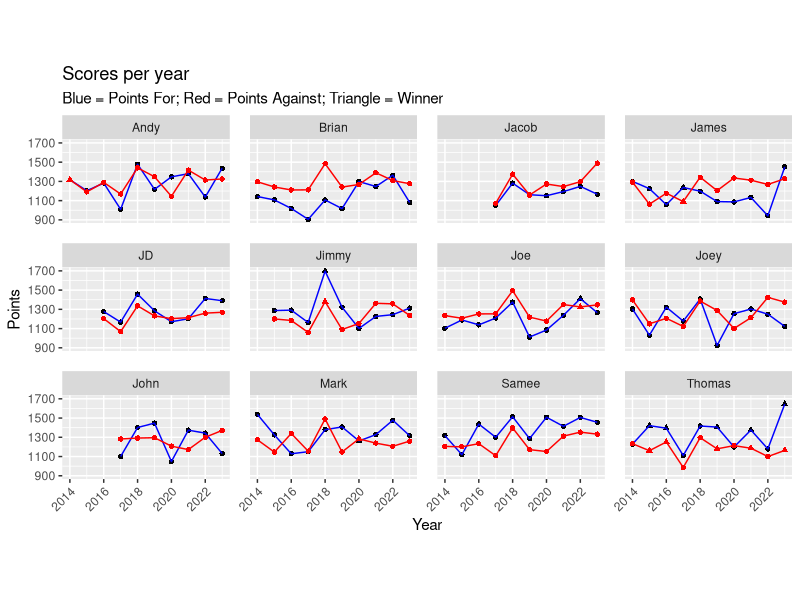

This figure's R source:
## ---- chunk 1

library(tidyverse)
library(readr)

## ---- chunk 2


teams_info_2023_thru_2014_updated <- read_csv("teams_info_2023_thru_2014_updated_csv.csv", 
  col_types = cols(
    `Team ID` = col_double(),               
    `Owner First Name` = col_character(),   
    `Is League Creator` = col_character(),  
    `Playoff Seed` = col_double(),          
    `Final Rank` = col_double(),            
    `Wins` = col_double(),                  
    `Losses` = col_double(),                
    `Ties` = col_double(),                  
    `Points For` = col_double(),            
    `Points Against` = col_double(),        
    `Year` = col_double()                   
  )
)

## ---- chunk 3
teams_info_2023_thru_2014_updated <- teams_info_2023_thru_2014_updated %>%
  mutate(first_name_lower = ifelse(`Owner First Name` == "JD" , toupper(`Owner First Name`),
                                   ifelse(`Team ID` == 9, "Jimmy",  str_to_title(`Owner First Name`))))


## ---- chunk 4
teams_info_2023_thru_2014_updated %>%
  group_by(`first_name_lower`) %>%
  summarise(avg_points_against = mean(`Points Against`), avg_points_for = mean(`Points For`)) %>%
  arrange(desc(avg_points_for))
## ---- chunk 5

teams_info_2023_thru_2014_updated <- 
  teams_info_2023_thru_2014_updated %>%
  mutate(winner_y_n = ifelse(`Final Rank` == 1, "yes", "no"))


## ---- chunk 6

scores_over_time_final <- teams_info_2023_thru_2014_updated %>%
  filter(first_name_lower != "Claude") %>% #removed single season player
  ggplot() +
  geom_point(aes(y = `Points For`, x = Year, shape = winner_y_n)) +
  geom_line(aes(y = `Points For`, x = Year), color = "blue") +
  geom_point(aes(y = `Points Against`, x = Year, shape = winner_y_n), color = "red") +
  geom_line(aes(y = `Points Against`, x = Year), color = "red") +
  labs(title = "Scores per year", subtitle = "Blue = Points For; Red = Points Against; Triangle = Winner", y = "Points") +
  facet_wrap(~first_name_lower) +
  theme(legend.position = "none",
        axis.text.x = element_text(angle = 45, hjust = 1.0),
        panel.spacing = unit(1, "lines"),
        aspect.ratio = 1/2)

scores_over_time_final 
